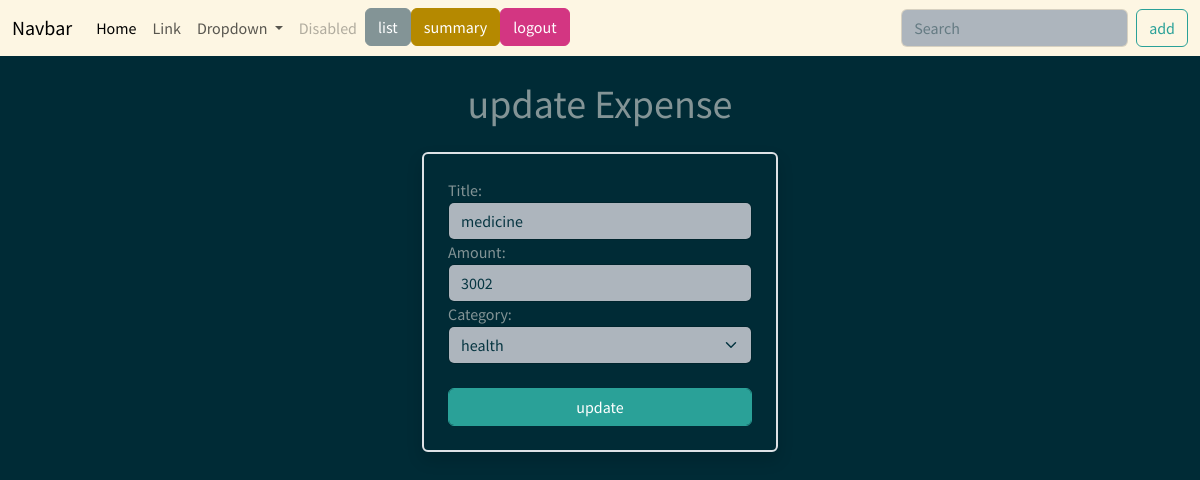
Page /expense/7/update/ (signed in) on the committed database.
### budget/models.py (models this page shows, shortened)
class Expense(models.Model):
    title=models.CharField(max_length=200)
    amount=models.PositiveIntegerField()
    created_date=models.DateTimeField(auto_now_add=True)
    category_choices=(
        ("food","food"),
        ("travel","travel"),
        ("health","health"),
        ("other","other"),
    )
    category=models.CharField(max_length=200,choices=category_choices,default="other")
    user=models.ForeignKey(User,on_delete=models.CASCADE)

### budget/views.py (the view, shortened to what this page needs)
# urls.py: path('expense/<int:pk>/update/',views.ExpenseUpdateView.as_view(),name="expense-update"),
@method_decorator(decs,name="dispatch")
class ExpenseUpdateView(View):
        def get(self,request,*args,**kwargs):
            id=kwargs.get("pk")
            expense_obj=Expense.objects.get(id=id)
            form_instance=ExpenseForm(instance=expense_obj)
            return render(request,"expense_edit.html",{"form":form_instance})

### budget/forms.py
class ExpenseForm(forms.ModelForm):
    class Meta:
        model=Expense
        exclude=("created_date","user")
        widgets={
            "title":forms.TextInput(attrs={"class":"form-control"}),
            "amount":forms.NumberInput(attrs={"class":"form-control"}),
            "category":forms.Select(attrs={"class":"form-control form-select"}),
        }

### budget/templates/expense_edit.html (shortened to what this page needs)
{%extends 'base.html'%}
{%block main_block%}
<div class="container">
    <div class="row">
        <div class="col-4"></div>
        <div class="col-4">
            <h1 class="text-center my-4">update Expense</h1>
            <form action=""method="post"class="border border-2 rounded shadow p-4">
                {{form}}
                <button type="submit"class="btn btn-success form-control mt-4">update</button>
            </form>
        </div>
        <div class="col-4"></div>
    </div>
</div>
{%endblock%}

### rows in the picture
Expense: title "medicine", amount "3002", category "health"
